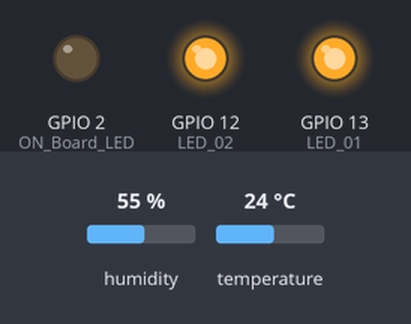
This sketch was run on a simulated ESP32. On the bench: output pins drawn as LEDs (lit = HIGH). Inputs (shaded band) come from the test bench; at power-on: humidity 55 %, temperature 24 °C. What the sketch prints to the serial monitor is not drawn.

Above: at 5.0 s.
At 7.0 s:
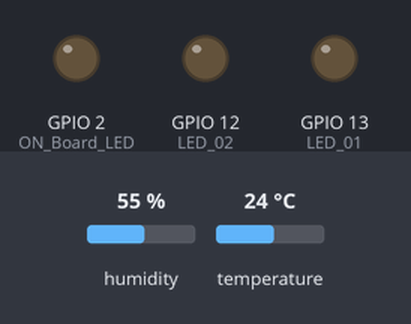
Timing chart, 0 to 8.6 s (numbered marks = the images above):
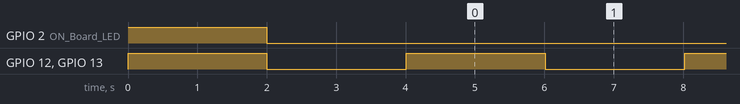

Measured:
- by itself, GPIO 12 (LED_02), GPIO 13 (LED_01): alternates HIGH for 2.0 s and LOW for 2.0 s

The sketch:

Arduino_Code_Test_DHT11_Sensor_and_LEDs.ino
```cpp
//>>>>>>>>>>>>>>>>>>>>>>>>>>>>>>>>>>>>>>>>>>>>>>>>>>>>>>>>>>>>>>>>>>>>>>>>>>>>>>>>>>>>>>>>> Test DHT11 Sensor and LEDs
//======================================== Including the libraries.
#include "DHT.h"
//========================================

//======================================== DHT sensor settings (DHT11).
//#define DHTPIN 15 //--> Defines the Digital Pin connected to the DHT11 sensor.
//#define DHTTYPE DHT11 //--> Defines the type of DHT sensor used. Here used is the DHT11 sensor.
//DHT dht11_sensor(DHTPIN, DHTTYPE); //--> Initialize DHT sensor.
DHT dht11_sensor;
//========================================

// Defines the Digital Pin of the "On Board LED".
#define ON_Board_LED 2

// Defines GPIO 13 as LED_1.
#define LED_01 13

// Defines GPIO 12 as LED_2.
#define LED_02 12

//======================================== Variables for DHT11 sensor data.
float send_Temp;
int send_Humd;
String send_Status_Read_DHT11 = "";
//========================================

// ________________________________________________________________________________ Subroutine to read and get data from the DHT11 sensor.
void get_DHT11_sensor_data() {
  Serial.println();
  Serial.println("-------------get_DHT11_sensor_data()");

  // Reading temperature or humidity takes about 250 milliseconds!
  // Sensor readings may also be up to 2 seconds 'old' (its a very slow sensor)

  // Read temperature as Celsius (the default)
  //send_Temp = dht11_sensor.readTemperature();
  send_Temp = dht11_sensor.getTemperature();

  // Read Humidity
  //send_Humd = dht11_sensor.readHumidity();
   send_Humd = dht11_sensor.getHumidity();

  // Read temperature as Fahrenheit (isFahrenheit = true)
  // float ft = dht11_sensor.readTemperature(true);

  // Check if any reads failed.
  if (isnan(send_Temp) || isnan(send_Humd)) {
    Serial.println("Failed to read from DHT sensor!");
    send_Temp = 0.00;
    send_Humd = 0;
    send_Status_Read_DHT11 = "FAILED";
  } else {
    send_Status_Read_DHT11 = "SUCCEED";
  }

  Serial.printf("Temperature : %.2f °C\n", send_Temp);
  Serial.printf("Humidity : %d %%\n", send_Humd);
  Serial.printf("Status Read DHT11 Sensor : %s\n", send_Status_Read_DHT11);
  Serial.println("-------------");
}
// ________________________________________________________________________________

//________________________________________________________________________________ VOID SETUP()
void setup() {
  // put your setup code here, to run once:

  Serial.begin(115200); //--> Initialize serial communications with the PC.

  pinMode(ON_Board_LED,OUTPUT); //--> On Board LED port Direction output.
  pinMode(LED_01,OUTPUT); //--> LED_01 port Direction output.
  pinMode(LED_02,OUTPUT); //--> LED_02 port Direction output.

  digitalWrite(ON_Board_LED, HIGH); //--> Turn on Led On Board.
  digitalWrite(LED_01, HIGH); //--> Turn on LED_01.
  digitalWrite(LED_02, HIGH); //--> Turn on LED_02.

  delay(2000);

  digitalWrite(ON_Board_LED, LOW); //--> Turn off Led On Board.
  digitalWrite(LED_01, LOW); //--> Turn off Led LED_01.
  digitalWrite(LED_02, LOW); //--> Turn off Led LED_02.

  // Setting up the DHT sensor (DHT11).
  //dht11_sensor.begin();
  dht11_sensor.setup(15);

  delay(2000);
}


//________________________________________________________________________________ VOID LOOP()
void loop() {
  // put your main code here, to run repeatedly

  get_DHT11_sensor_data();

  digitalWrite(LED_01, !digitalRead(LED_01));
  digitalWrite(LED_02, !digitalRead(LED_02));

  delay(2000);
}
```
